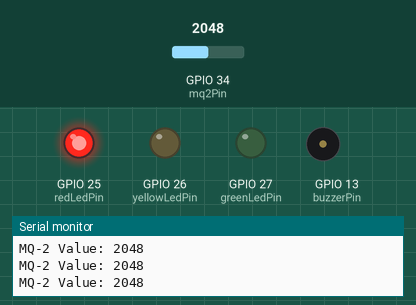
Simulated run of this sketch. Board: ESP32. Shown: output pins drawn as LEDs (lit = HIGH), buzzer (waves = sounding, pin HIGH), the last lines printed to the serial monitor. The inputs (shaded band) are chosen by the test bench; at power-on: GPIO 34 (mq2Pin) = 2048. WiFi joins after 1.5 s; servers stay silent unless stated.

Above: at 2.7 s.
2.8 s: GPIO 34 (mq2Pin) set to 867
4.6 s: GPIO 34 (mq2Pin) set to 759
At 6.4 s:
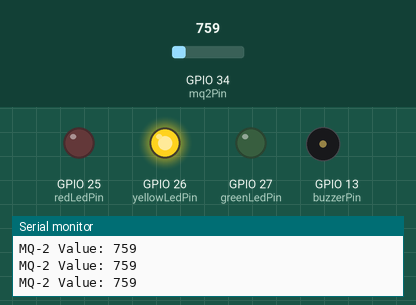
6.7 s: GPIO 34 (mq2Pin) set to 652
9.7 s: GPIO 34 (mq2Pin) set to 541
At 10.9 s:
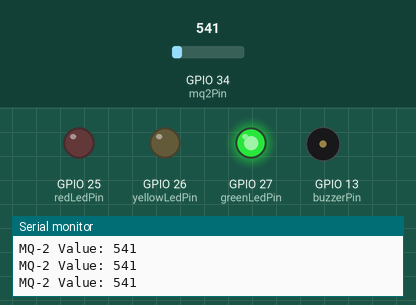
11.2 s: GPIO 34 (mq2Pin) set to 640
At 12.0 s:
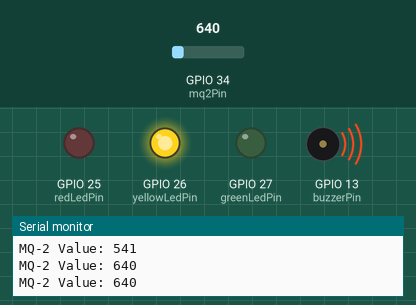
13.6 s: GPIO 34 (mq2Pin) set to 560
At 14.4 s:
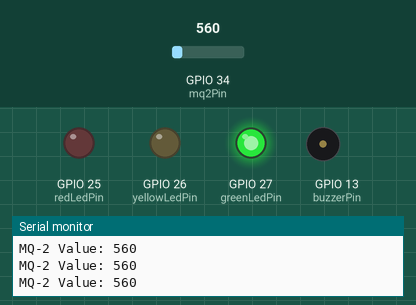
Timing chart, 0 to 16.2 s (numbered marks = the images above; inputs shaded):
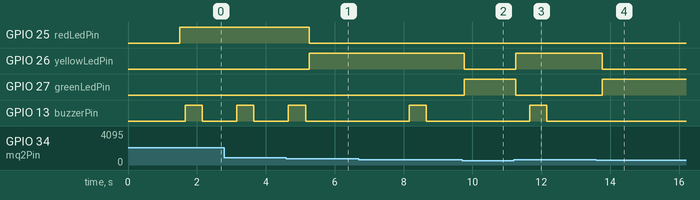

Measured:
- the behaviour switches between 800 and 799 on GPIO 34 (mq2Pin) (found by bisection; images 0 and 1)
- the behaviour switches between 600 and 599 on GPIO 34 (mq2Pin) (found by bisection; images 1 and 2)
- after the input at 4.6 s, GPIO 25 (redLedPin): HIGH → LOW after 0.66 s; GPIO 26 (yellowLedPin): LOW → HIGH after 0.66 s; GPIO 13 (buzzerPin): goes on until 5.2 s, then stays LOW
- after the input at 9.7 s, GPIO 26 (yellowLedPin): HIGH → LOW after 0.06 s; GPIO 27 (greenLedPin): LOW → HIGH after 0.06 s
- after the input at 11.2 s, GPIO 26 (yellowLedPin): LOW → HIGH after 0.06 s; GPIO 27 (greenLedPin): HIGH → LOW after 0.06 s; GPIO 13 (buzzerPin): LOW → HIGH after 0.46 s, → LOW 0.50 s later
- after the input at 13.6 s, GPIO 26 (yellowLedPin): HIGH → LOW after 0.17 s; GPIO 27 (greenLedPin): LOW → HIGH after 0.17 s; GPIO 13 (buzzerPin): stays LOW (without the input it goes to HIGH after 1.6 s)

The sketch:

gas_leakage_detection.ino
```cpp
#include <Arduino.h>
#include <WiFi.h>
#include <Firebase_ESP_Client.h>

#include "addons/TokenHelper.h"
#include "addons/RTDBHelper.h"

#define DATABASE_URL "https://gas-detection-a032a-default-rtdb.firebaseio.com"
#define API_KEY "AIzaSyARisU5Zx2fOB-aSk13-auv9sbl3kzPl6Y"

#define WIFI_SSID "ESP-32"
#define WIFI_PASSWORD "ESP1222"

FirebaseData fbdo;
FirebaseAuth auth;
FirebaseConfig config;

int mq2Pin = 34;
int buzzerPin = 13;

int greenLedPin = 27;
int yellowLedPin = 26;
int redLedPin = 25;

int lowThreshold = 600;
int highThreshold = 800;

unsigned long lastBuzzerTime = 0;
int buzzerInterval = 3000;

bool signupOK = false;

void setup() {
  Serial.begin(115200);  // Initialize serial communication for debugging

  pinMode(buzzerPin, OUTPUT);  // Set buzzer pin as output
  pinMode(greenLedPin, OUTPUT);  // Set green LED pin as output
  pinMode(yellowLedPin, OUTPUT);  // Set yellow LED pin as output
  pinMode(redLedPin, OUTPUT);  // Set red LED pin as output

  WiFi.begin(WIFI_SSID, WIFI_PASSWORD);  // Connect to Wi-Fi network
  Serial.print("Connecting Wi-Fi");
  while (WiFi.status() != WL_CONNECTED) {  // Wait for Wi-Fi connection
    Serial.print(".");
    delay(300);
  }
  Serial.println();
  Serial.print("Connected to WiFi with IP: ");
  Serial.println(WiFi.localIP());  // Print local IP address once connected

  config.api_key = API_KEY;  // Set Firebase API key
  config.database_url = DATABASE_URL;  // Set Firebase database URL
  config.token_status_callback = tokenStatusCallback;  // Set token status callback function

  if (Firebase.signUp(&config, &auth, "", "")) {  // Attempt Firebase sign-up
    Serial.println("Firebase sign-up successful");
    signupOK = true;  // Set signupOK flag to true if successful
  } else {
    Serial.printf("Firebase Sign-Up Error: %s\n", config.signer.signupError.message.c_str());  // Print error message if sign-up fails
  }

  if (signupOK) {
    Firebase.begin(&config, &auth);  // Initialize Firebase connection
    Firebase.reconnectWiFi(true);  // Reconnect Wi-Fi if connection is lost
  }
}

void loop() {
  int mq2Value = analogRead(mq2Pin);  // Read analog value from MQ-2 sensor
  Serial.print("MQ-2 Value: ");
  Serial.println(mq2Value);  // Print sensor value to serial monitor

  if (mq2Value < lowThreshold) {  // If sensor value is below low threshold
    digitalWrite(greenLedPin, HIGH);  // Turn on green LED
    digitalWrite(yellowLedPin, LOW);  // Turn off yellow LED
    digitalWrite(redLedPin, LOW);  // Turn off red LED
    buzzerInterval = 0;  // Set buzzer interval to 0 (no sound)
    if (!Firebase.RTDB.setInt(&fbdo, "/status", 0)) {  // Update Firebase with status 0
      Serial.println("Error writing data to Firebase");
      Serial.println(fbdo.errorReason());  // Print error reason if update fails
    }
  } else if (mq2Value >= lowThreshold && mq2Value < highThreshold) {  // If sensor value is between low and high thresholds
    digitalWrite(greenLedPin, LOW);  // Turn off green LED
    digitalWrite(yellowLedPin, HIGH);  // Turn on yellow LED
    digitalWrite(redLedPin, LOW);  // Turn off red LED
    buzzerInterval = 3000;  // Set buzzer interval to 3000ms (3 seconds)
    if (!Firebase.RTDB.setInt(&fbdo, "/status", 1)) {  // Update Firebase with status 1
      Serial.println("Error writing data to Firebase");
      Serial.println(fbdo.errorReason());  // Print error reason if update fails
    }
  } else {  // If sensor value is above high threshold
    digitalWrite(greenLedPin, LOW);  // Turn off green LED
    digitalWrite(yellowLedPin, LOW);  // Turn off yellow LED
    digitalWrite(redLedPin, HIGH);  // Turn on red LED
    buzzerInterval = 1000;  // Set buzzer interval to 1000ms (1 second)
    if (!Firebase.RTDB.setInt(&fbdo, "/status", 2)) {  // Update Firebase with status 2
      Serial.println("Error writing data to Firebase");
      Serial.println(fbdo.errorReason());  // Print error reason if update fails
    }
  }

  if (buzzerInterval > 0 && millis() - lastBuzzerTime >= buzzerInterval) {  // If buzzer interval is greater than 0 and enough time has passed
    digitalWrite(buzzerPin, HIGH);  // Turn on buzzer
    delay(500);  // Keep buzzer on for 500ms (0.5 seconds)
    digitalWrite(buzzerPin, LOW);  // Turn off buzzer
    lastBuzzerTime = millis();  // Update last buzzer activation time
  }

  delay(100);  // Small delay to avoid rapid looping and to allow other tasks to run
}
```
